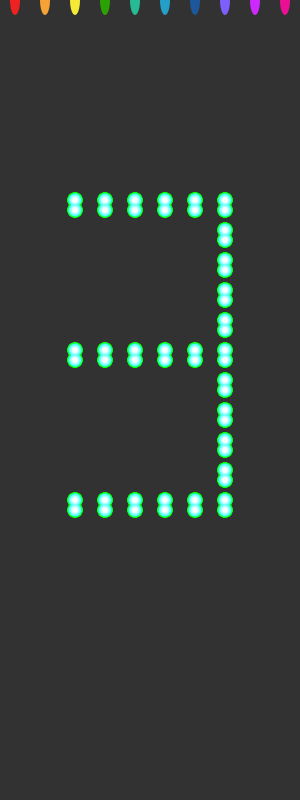
Frame 1 (no input)
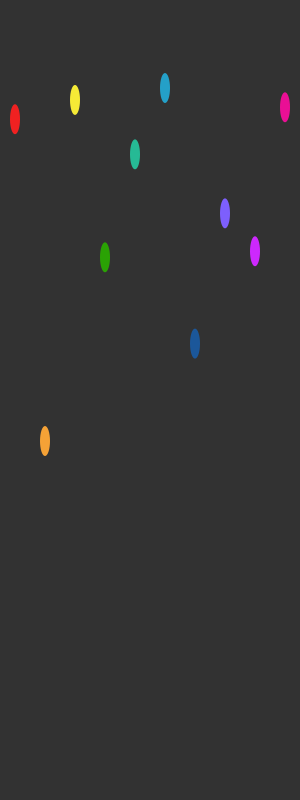
Frame 60 (the mouse pressed at the canvas centre just before this capture)
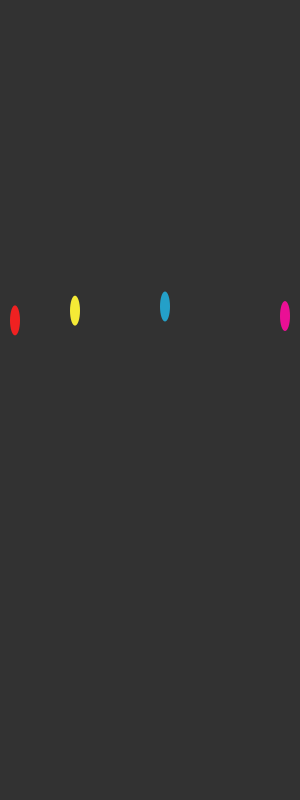
Frame 120 (the mouse held since frame 60 and released just before this capture)

The Processing sketch that drew these frames (run headless with seeded random() and noise(); from frame 60 on, the mouse is pressed at the canvas centre):

// Processing sketch: processing_66955
// ── processing_66955.pde

int number = 10;
int spacing = 30;

float[] circleY = new float[number];
float[] vels = new float[number];
float[] accs = new float[number];

color[] racers = {color(240, 33, 33), color(245,162,54), color(245,234,54), color(42,162,4), color(38,186,149), color(36,160,200), color(27,87,154), color(125,95,253), color(205,40,253), color(234,15,149)};


String state = "before";
int lightRadius = 15;

float startingTime = millis(); //this variable will indicate the starting time of whatever phenomenon you want to have for an interval of time
float interval = 1000; //this variable indicates the interval (in milliseconds), so this is 3 seconds
boolean on3 = true;  //boolean indicate that the timed phenomenon is on or off
boolean on2 = false;  //boolean indicate that the timed phenomenon is on or off
boolean on1 = false;  //boolean indicate that the timed phenomenon is on or off

void setup() {
  size(300, 800);
  frameRate(12);
  smooth();
  noStroke();
  for (int i = 0; i<number; i++) { // setting all the balls' initial values to 0
    circleY[i] = 0;
    vels[i] = random(5, 10);
    accs[i] = random(-3, 3);
  }
  startingTime = millis();
}

void draw() {
  background(50);
  if (state == "before") {
    for (int i = 0; i < number; i++) {
      fill(racers[i]);
      ellipse(((i+1)*spacing-15), circleY[i], 10, 30);
      if (on3==true&&on2==false&&on1==false&&millis()-startingTime<interval) {
        tres();
      }
      else {
        on3=false;
        if(on3==false && on2==false && on1 == false){
          startingTime = millis();
          on2=true;
        }
        if (on2==true&&on3==false&&on1==false&&millis()-startingTime<interval) {
          dois();
        }
        else {
          on2=false;
          if(on3==false&&on2==false&&on1==false){
            startingTime = millis();
            on1=true;
          }
          if (on1==true&&on2==false&&on3==false&&millis()-startingTime<interval) {
            um();
          } else {
            state = "race";
          }
        }
      }
    }
  }
  if (state == "race") {
    for (int i = 0; i < number; i++) {
      fill(racers[i]);
      ellipse(((i+1)*spacing-15), circleY[i], 10, 30);
      accs[i] = random(-3, 3);
      vels[i] = vels[i] + accs[i];
      if (vels[i]<0) {
        vels[i] = 0;
      }
      circleY[i] = circleY[i] + vels[i];
    }
  }
}

void tres() {
  for (int i=lightRadius; i>0; i--) {
    fill(25*(lightRadius-i), 255, 100*(lightRadius-i));
    for (int j=0; j<3; j++) {
      for (int k=0; k<6; k++) {
        ellipse(75+(k*30), 210+(j*150), i, i);
        ellipse(75+(k*30), 200+(j*150), i, i);
      }
    }
    for (int m=0; m<9; m++) {
      if (m!=4) {
        ellipse(225, 240+(m*30), i, i);
        ellipse(225, 230+(m*30), i, i);
      }
    }
  }
}

void dois() {
  for (int i=lightRadius; i>0; i--) {
    fill(25*(lightRadius-i), 255, 100*(lightRadius-i));
    for (int j=0; j<3; j++) {
      for (int k=0; k<6; k++) {
        ellipse(75+(k*30), 210+(j*150), i, i);
        ellipse(75+(k*30), 200+(j*150), i, i);
      }
    }
    for (int m=0; m<9; m++) {
      if (m<4) {
        ellipse(225, 240+(m*30), i, i);
        ellipse(225, 230+(m*30), i, i);
      } else if (m>4){
        ellipse(75, 240+(m*30), i, i);
        ellipse(75, 230+(m*30), i, i);      }
    }
  }
}

void um() {
  for (int i=lightRadius; i>0; i--) {
    fill(25*(lightRadius-i), 255, 100*(lightRadius-i));
    for (int m=0; m<9; m++) {
      ellipse(225, 240+(m*30), i, i);
      ellipse(225, 230+(m*30), i, i);
    }
  }
}
